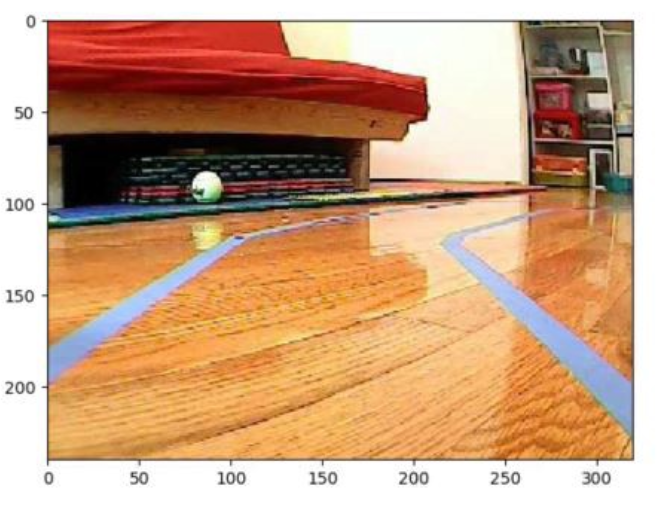
#> input picture Raspberry Pi/LaneDetection/test.PNG, 657 x 511 px, given in place of the camera
$ python RPilaneDetection_withTimeTest.py
#> lines starting #> are read from the running program, lines starting #| are printed output that depends on the picture; after the words box and inside, x2 and y2 are one past the last pixel; in counts of white or black regions, pixels touching at a corner belong together
import numpy as np
import logging
import math
import datetime
import sys
import cv2
import time

_SHOW_IMAGE = False
_ENFORCE_RESOLUTION = True


class HandCodedLaneFollower(object):

    # CONSTRUCTOR
    def __init__(self, car=None):
        #logging.info('Creating a HandCodedLaneFollower...')
        self.car = car
        self.curr_steering_angle = 90

    # FINDS & PROCESSES LANE-LINES
    def follow_lane(self, frame):
        # Main entry point of the lane follower
        show_image("orig", frame)
        lane_lines_arr, frame = detect_lane(frame)
        final_frame = self.steer(frame, lane_lines_arr)
        return final_frame

    # COMPUTES STEERING DIRECTION
    def steer(self, frame, lane_lines_arr):
        #logging.debug('steering...')
        if len(lane_lines_arr) == 0:
            #logging.error('No lane lines detected, nothing to do.')
            return frame

        new_steering_angle = compute_steering_angle(frame, lane_lines_arr)
        self.curr_steering_angle = stabilize_steering_angle(self.curr_steering_angle, new_steering_angle, len(lane_lines_arr))

        # Send steering-signal to Arduino
        if self.car is not None:
            self.car.front_wheels.turn(self.curr_steering_angle)
        curr_heading_image = display_heading_line(frame, self.curr_steering_angle)
        show_image("heading", curr_heading_image)

        return curr_heading_image


############################
# Frame processing steps
############################

'''LANE-DETECTION MASTER'''
def detect_lane(frame):

    e1 = cv2.getTickCount()
    #logging.debug('detecting lane lines...')
    # EDGE DETECTION
    edges = detect_edges(frame)
    show_image('edges', edges)
    # REMOVE IRRELEVANCIES
    cropped_edges = region_of_interest(edges)
    show_image('edges cropped', cropped_edges)
    # LINE-DETECTION
    line_segments_arr = detect_line_segments(cropped_edges)
    line_segment_image = display_lines(frame, line_segments_arr)
    show_image("line segments", line_segment_image)
    # LANE-LINE CONSTRUCTION
    lane_lines_arr = average_slope_intercept(frame, line_segments_arr)
    lane_lines_image = display_lines(frame, lane_lines_arr)
    show_image("lane lines", lane_lines_image)

    e2 = cv2.getTickCount()
    time = (e2-e1)/cv2.getTickFrequency()
    print("detect_lane: ", time)

    return lane_lines_arr, lane_lines_image

def detect_edges(frame):

    e1 = cv2.getTickCount()
    # only check pixels that're the color of lane-lines
    hsv = cv2.cvtColor(frame, cv2.COLOR_BGR2HSV)
    show_image("hsv", hsv)
    mask = cv2.inRange(hsv, np.array([30, 40, 0]) , np.array([150, 255, 255]))
    # detect the remaining edges in the image, including lane-lines
    edges = cv2.Canny(mask, 200, 400)
    show_image("blue mask", mask)
    e2 = cv2.getTickCount()
    time = (e2-e1)/cv2.getTickFrequency()
    print("detect_edges: ", time)
    return edges

# lane-lines are in bottom half of frame
def region_of_interest(canny):

    e1 = cv2.getTickCount()
    height, width = canny.shape
    mask = np.zeros_like(canny)
    # 4-corners of top-half
    polygon = np.array([[
        (0, height * 1 / 2),
        (width, height * 1 / 2),
        (width, height),
        (0, height),
    ]], np.int32)
    # white-out top-half of frame
    cv2.fillPoly(mask, polygon, 255)
    masked_image = cv2.bitwise_and(canny, mask)
    show_image("mask", mask)

    e2 = cv2.getTickCount()
    time = (e2-e1)/cv2.getTickFrequency()
    print("region_of_interest: ", time)

    return masked_image

# find LINES in frame
def detect_line_segments(cropped_edges):
    '''
    No mask will cleanly identify the 2 lane-lines.
    Instead, the mask detects a multiple lane-segments for each lane.
    '''

    e1 = cv2.getTickCount()
    # tuning min_threshold, minLineLength, maxLineGap is a trial and error process by hand
    rho = 1  # precision in pixel, i.e. 1 pixel
    angle = np.pi / 180  # degree in radian, i.e. 1 degree
    min_threshold = 10  # minimal of votes
    line_segments_arr = cv2.HoughLinesP(cropped_edges, rho, angle, min_threshold, np.array([]), minLineLength=8,
                                    maxLineGap=4)
    # [4 lines of commented-out code are left out]

    e2 = cv2.getTickCount()
    time = (e2-e1)/cv2.getTickFrequency()
    print("detect_line_segments: ", time)
    return line_segments_arr

# derive LANE-LINES from identified line-segments
def average_slope_intercept(frame, line_segments_arr):

    e1 = cv2.getTickCount()
    """
    This function combines line-segments into one or two lane lines
    If all line slopes are < 0: then we only have detected left lane
    If all line slopes are > 0: then we only have detected right lane
    """
    lane_lines_arr = []
    if line_segments_arr is None:
        #logging.info('No line_segment segments detected')
        return lane_lines_arr

    height, width, _ = frame.shape
    left_fit_segments = []      # create L-lane from scattered segments (see image in README.md)
    right_fit_segments = []     # create R-lane from scattered segments
                                # (the line in the middle is artificially generated later on)

    # constrain detection of L & R lanes
    boundary = 1/3
    left_region_boundary = width * (1 - boundary)  # L lane-line is on left 2/3 of screen
    right_region_boundary = width * boundary       # R lane line is right 2/3 (the area outside this bound)

    # use SLOPE to differentite L&R lane-segments
    for line_segment in line_segments_arr:
        for x1, y1, x2, y2 in line_segment:
            if x1 == x2:
                #logging.info('skipping vertical line segment (slope=inf): %s' % line_segment)
                continue
            ee1 = cv2.getTickCount()
            fit = np.polyfit((x1, x2), (y1, y2), 1)
            ee2 = cv2.getTickCount()
            # print("polyfit : ", (ee2-ee1)/cv2.getTickFrequency())
            slope = fit[0]
            intercept = fit[1]
            # left lane
            if slope < 0:
                if x1 < left_region_boundary and x2 < left_region_boundary:
                    left_fit_segments.append((slope, intercept))
            # right lane
            else:
                if x1 > right_region_boundary and x2 > right_region_boundary:
                    right_fit_segments.append((slope, intercept))

    # construct lanes
    left_fit_average = np.average(left_fit_segments, axis=0)
    if len(left_fit_segments) > 0:
        lane_lines_arr.append(make_points(frame, left_fit_average))

    right_fit_average = np.average(right_fit_segments, axis=0)
    if len(right_fit_segments) > 0:
        lane_lines_arr.append(make_points(frame, right_fit_average))

    #logging.debug('lane lines: %s' % lane_lines_arr)  # [[[316, 720, 484, 432]], [[1009, 720, 718, 432]]]

    e2 = cv2.getTickCount()
    time = (e2 - e1)/cv2.getTickFrequency()
    print("average_slope_intercept :", time)

    return lane_lines_arr


''' Steering Functionality '''
def compute_steering_angle(frame, lane_lines_arr):
    """ Find the steering angle based on lane line coordinate

        **************** We assume that camera is calibrated to point to dead center ****************

    """

    if len(lane_lines_arr) == 0:
        #logging.info('No lane lines detected')
        return -90

    e1 = cv2.getTickCount()
    height, width, _ = frame.shape

    if len(lane_lines_arr) == 1:
        #logging.debug('Only detected one lane line, just follow it. %s' % lane_lines_arr[0])
        x1, _, x2, _ = lane_lines_arr[0][0]
        x_offset = x2 - x1
    else:
        _, _, left_x2, _ = lane_lines_arr[0][0]
        _, _, right_x2, _ = lane_lines_arr[1][0]
        camera_mid_offset_percent = 0.02 # 0.0 means car pointing to center, -0.03: car is centered to left, +0.03 means car pointing to right
        mid = int(width / 2 * (1 + camera_mid_offset_percent))
        x_offset = (left_x2 + right_x2) / 2 - mid

    # find the steering angle, which is angle between navigation direction to end of center line
    y_offset = int(height / 2)

    angle_to_mid_radian = math.atan(x_offset / y_offset)  # angle (in radian) to center vertical line
    angle_to_mid_deg = int(angle_to_mid_radian * 180.0 / math.pi)  # angle (in degrees) to center vertical line
    steering_angle = angle_to_mid_deg + 90  # this is the steering angle needed by picar front wheel

    #logging.debug('new steering angle: %s' % steering_angle)
    e2 = cv2.getTickCount()
    time = (e2 - e1)/ cv2.getTickFrequency()
    print("compute_steering_angle :", time)
    return steering_angle

def stabilize_steering_angle(curr_steering_angle, new_steering_angle, num_of_lane_lines, max_angle_deviation_two_lines=5, max_angle_deviation_one_lane=1):
    """
    Using last steering angle to stabilize the steering angle
    This can be improved to use last N angles, etc
    if new angle is too different from current angle, only turn by max_angle_deviation degrees
    """

    e1 = cv2.getTickCount()

    if num_of_lane_lines == 2 :
        # if both lane lines detected, then we can deviate more
        max_angle_deviation = max_angle_deviation_two_lines
    else :
        # if only one lane detected, don't deviate too much
        max_angle_deviation = max_angle_deviation_one_lane

    angle_deviation = new_steering_angle - curr_steering_angle
    if abs(angle_deviation) > max_angle_deviation:
        stabilized_steering_angle = int(curr_steering_angle
                                        + max_angle_deviation * angle_deviation / abs(angle_deviation))
    else:
        stabilized_steering_angle = new_steering_angle
    #logging.info('Proposed angle: %s, stabilized angle: %s' % (new_steering_angle, stabilized_steering_angle))

    e2 = cv2.getTickCount()
    time = (e2 - e1)/ cv2.getTickFrequency()
    print("stabilize_steering_angle :", time)

    return stabilized_steering_angle


############################
# Utility Functions
############################
def display_lines(frame, lines, line_color=(0, 255, 0), line_width=10):
    line_image = np.zeros_like(frame)
    if lines is not None:
        for line in lines:
            for x1, y1, x2, y2 in line:
                cv2.line(line_image, (x1, y1), (x2, y2), line_color, line_width)
    line_image = cv2.addWeighted(frame, 0.8, line_image, 1, 1)
    return line_image

def display_heading_line(frame, steering_angle, line_color=(0, 0, 255), line_width=5, ):
    heading_image = np.zeros_like(frame)
    height, width, _ = frame.shape

    # figure out the heading line from steering angle
    # heading line (x1,y1) is always center bottom of the screen
    # (x2, y2) requires a bit of trigonometry

    # Note: the steering angle of:
    # 0-89 degree: turn left
    # 90 degree: going straight
    # 91-180 degree: turn right
    steering_angle_radian = steering_angle / 180.0 * math.pi
    x1 = int(width / 2)
    y1 = height
    x2 = int(x1 - height / 2 / math.tan(steering_angle_radian))
    y2 = int(height / 2)

    cv2.line(heading_image, (x1, y1), (x2, y2), line_color, line_width)
    heading_image = cv2.addWeighted(frame, 0.8, heading_image, 1, 1)

    return heading_image

def length_of_line_segment(line):
    x1, y1, x2, y2 = line
    return math.sqrt((x2 - x1) ** 2 + (y2 - y1) ** 2)

def show_image(title, frame, show=_SHOW_IMAGE):
    if show:
        cv2.imshow(title, frame)

def make_points(frame, line):

    e1 = cv2.getTickCount()

    height, width, _ = frame.shape
    slope, intercept = line
    y1 = height  # bottom of the frame
    y2 = int(y1 * 1 / 2)  # make points from middle of the frame down

    # bound the coordinates within the frame
    x1 = max(-width, min(2 * width, int((y1 - intercept) / slope)))
    x2 = max(-width, min(2 * width, int((y2 - intercept) / slope)))

    e2 = cv2.getTickCount()
    time = (e2 - e1)/ cv2.getTickFrequency()
    print("make_points:", time)
    return [[x1, y1, x2, y2]]

############################
# Test Functions
############################
# [7 lines left out: function test_photo, not called in this run]

def test_video(video_file):
    lane_follower = HandCodedLaneFollower()
    # cap = cv2.VideoCapture(video_file + '.avi')
    cap = cv2.VideoCapture(0)

    # lower RESOLUTION for faster processing [https://picamera.readthedocs.io/en/release-1.12/fov.html]
    if _ENFORCE_RESOLUTION:
        cap.set(cv2.CAP_PROP_FRAME_WIDTH,640);
        cap.set(cv2.CAP_PROP_FRAME_HEIGHT,480);

    # skip first second of video.
    for i in range(3):
        _, frame = cap.read()
#> this loop made 3 passes
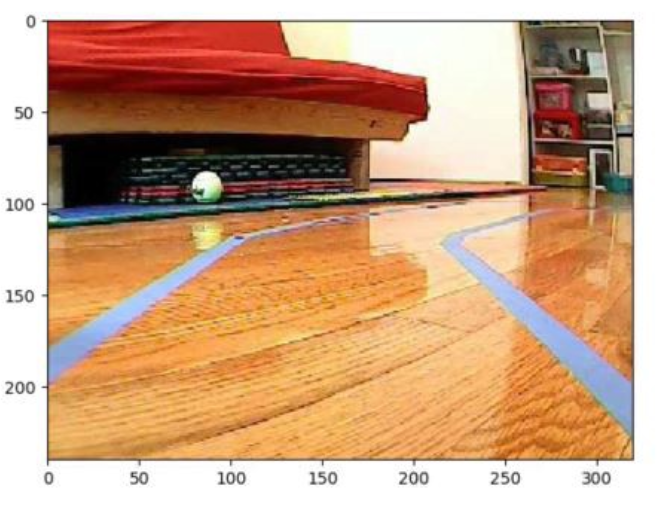
#> input picture Raspberry Pi/LaneDetection/test.PNG, 657 x 511 px, given in place of the camera

    video_type = cv2.VideoWriter_fourcc(*'XVID')
    video_overlay = cv2.VideoWriter("%s_overlay.avi" % (video_file), video_type, 20.0, (320, 240))

    # make a timer for FPS computation
    start = time.time()
    end = 0
    try:
        i = 0
        while cap.isOpened():

            # test on 'i' frames
            if i==10:
                end = time.time()
                elapsedSeconds = end - start
                # print FPS
                print("Time taken : {0} seconds".format(elapsedSeconds))
                fps = i/elapsedSeconds
                print("Estimated FPS: {0}".format(fps))
                break

            _, frame = cap.read()
#> frame is the input picture: shape (511, 657, 3); mean B, G, R 129.8, 160.9, 201.5
            print('frame %s' % i )
            combo_image= lane_follower.follow_lane(frame)
#> in detect_edges, `mask = cv2.inRange(hsv, np.array([30, 40, 0]) , np.array([150, 255, 25..`:
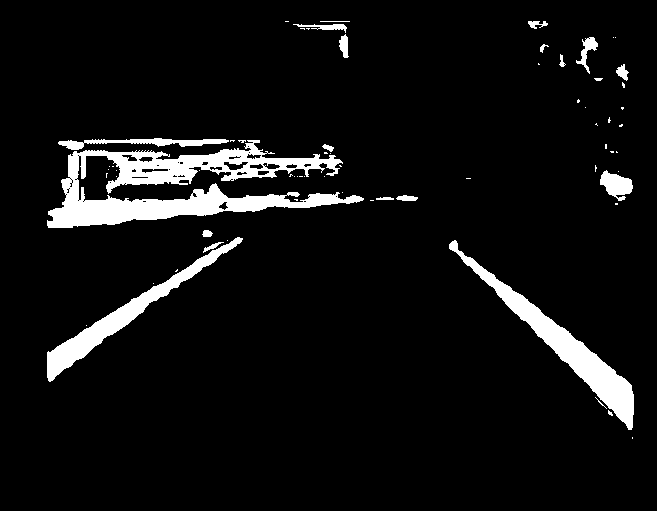
#> mask: shape (511, 657); 6.6% white; 67 white regions (48 under 20 px), largest, box (x1, y1, x2, y2) and area: (47, 140, 364, 228) 10921, (449, 240, 634, 430) 4909, (47, 237, 243, 382) 3518
#> in detect_edges, `edges = cv2.Canny(mask, 200, 400)`:
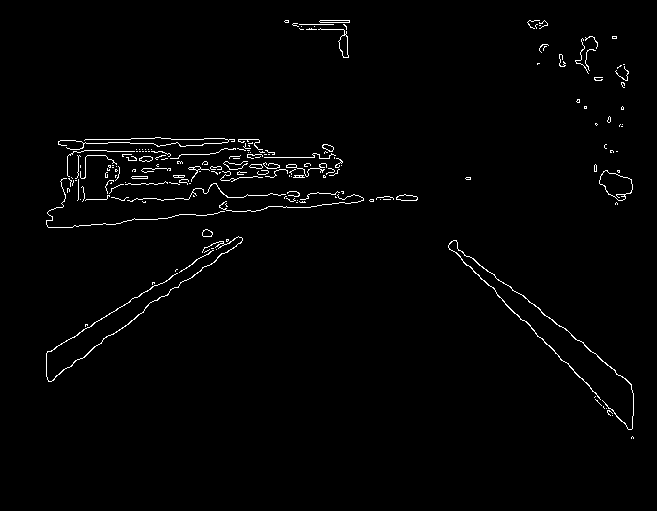
#> edges: shape (511, 657); 1.5% white in thin lines or dots, all inside (x1, y1, x2, y2) = (46, 20, 634, 439)
#> in region_of_interest, `cv2.fillPoly(mask, polygon, 255)`:
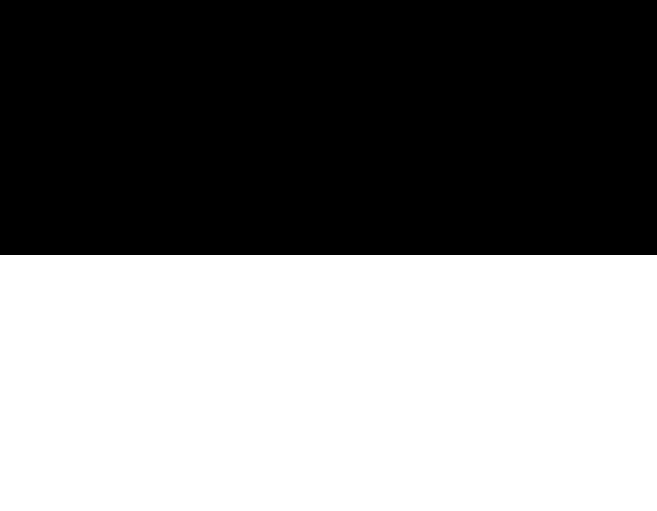
#> mask: shape (511, 657); 50.1% white; 1 black region, box (x1, y1, x2, y2) and area: (0, 0, 657, 255) 167535
#> in region_of_interest, `masked_image = cv2.bitwise_and(canny, mask)`:
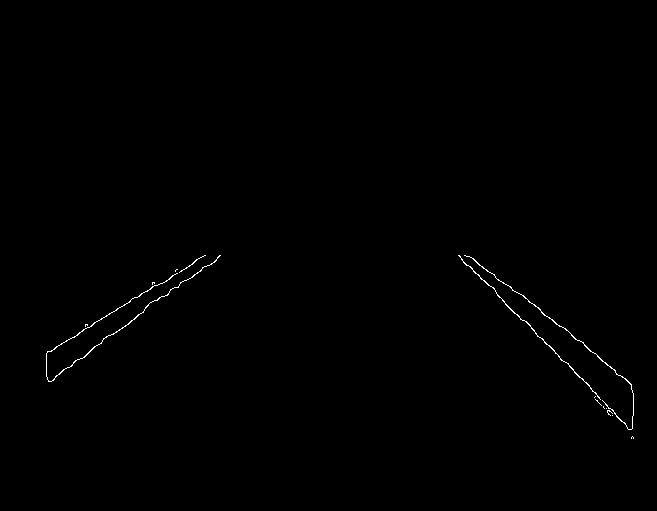
#> masked_image: shape (511, 657); 0.33% white in thin lines or dots, all inside (x1, y1, x2, y2) = (46, 255, 634, 439)
#> in detect_line_segments, `line_segments_arr = cv2.HoughLinesP(cropped_edges, rho, angle, min_thr..`: line_segments_arr = 44 rows, first 6: [531, 328, 596, 393], [497, 295, 522, 320], [584, 345, 615, 370], [46, 353, 72, 337], [561, 326, 571, 334], [461, 259, 488, 285]
#> the loop in display_lines, `for line in lines:` made 44 passes
#> after the loop in display_lines, `for line in lines:`:
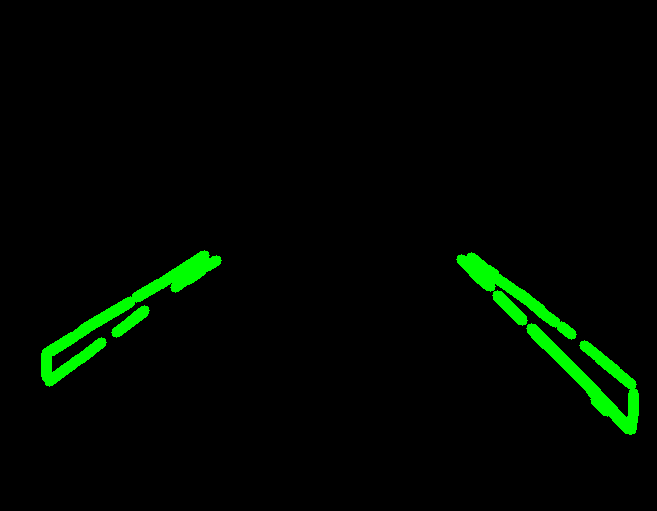
#> line_image: shape (511, 657, 3); mean of channels 0, 1, 2 0, 7.4, 0; drawn as B, G, R
#> in display_lines, `line_image = cv2.addWeighted(frame, 0.8, line_image, 1, 1)`:
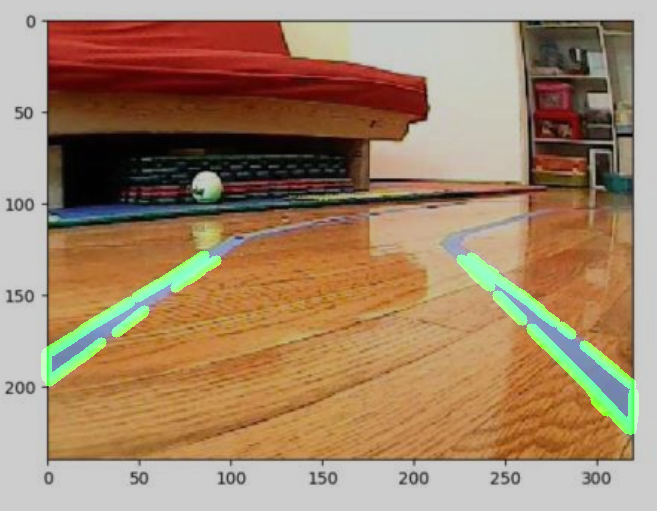
#> line_image: shape (511, 657, 3); mean B, G, R 104.8, 133, 162.2
#> (the rest of the program and of its run is left out)
